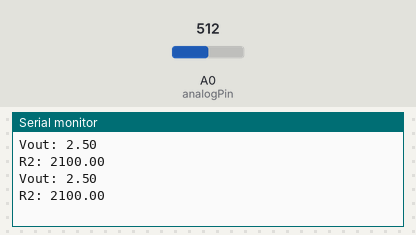
The sketch below on a simulated Arduino Uno, built with avr-gcc and run on an emulated ATmega328P. Parts: the last lines printed to the serial monitor. The inputs (shaded band) are chosen by the test bench; at power-on: A0 (analogPin) = 512.

Above: at 1.8 s.
1.9 s: A0 (analogPin) set to 716
At 2.8 s:
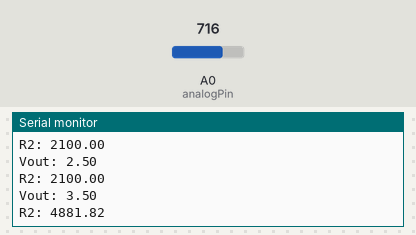
3.4 s: A0 (analogPin) set to 900
At 4.8 s:
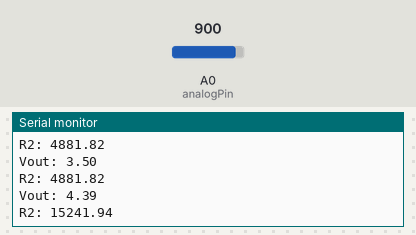
Timing chart, 0 to 6.4 s (numbered marks = the images above; inputs shaded):
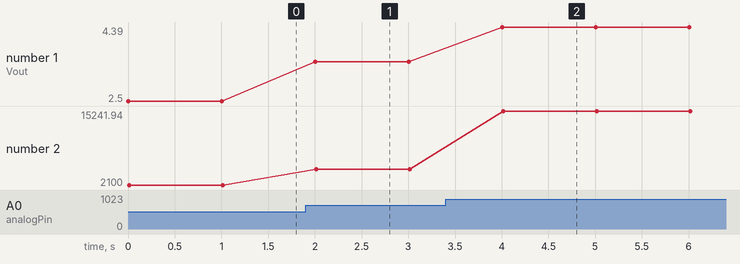

Measured:
- after the input at 1.9 s, the serial monitor: prints a new line after 0.10 s (image 1)
- after the input at 3.4 s, the serial monitor: prints a new line after 0.60 s (image 2)
- plotted number 1: 2.5 → 3.5 after the input at 1.9 s, 3.5 → 4.39 after the input at 3.4 s
- plotted number 2: 2100 → 4881.82 after the input at 1.9 s, 4881.82 → 15241.94 after the input at 3.4 s

The sketch:

sketch_apr08d.ino
```cpp
int analogPin = 0;
int raw = 0;
int Vin = 5;
float Vout = 0;
float R1 = 2100;
float R2 = 0;
float buffer = 0;

void setup()
{
  Serial.begin(9600);
}

void loop()
{
  raw = analogRead(analogPin);
  if (raw)
  {
    buffer = raw * Vin;
    Vout = (buffer) / 1024.0;

    R2 =( R1 * Vout)/(Vin-Vout);
    Serial.print("Vout: ");
    Serial.println(Vout);
    Serial.print("R2: ");
    Serial.println(R2);
    delay(1000);
  }
}
```
